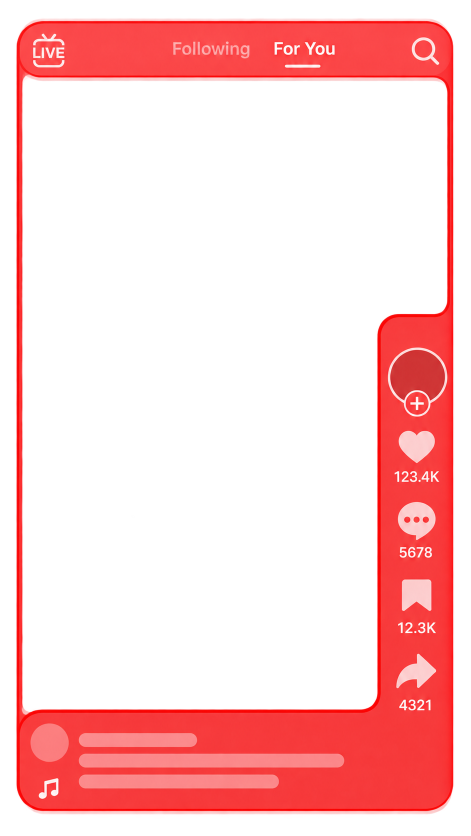
#> input picture 10-Project-6-Sugar-Two-Weeks/source/references/red-zone-canvas.png, 941 x 1672 px (shown at 1/2 size)
$ python audit_safe_area.py
#> lines starting #> are read from the running program, lines starting #| are printed output that depends on the picture; after the words box and inside, x2 and y2 are one past the last pixel; in counts of white or black regions, pixels touching at a corner belong together
from pathlib import Path
import json,numpy as np
from PIL import Image
p=Path(__file__).parent;factor=4;W,H=270,480
im=Image.open(p/'references/red-zone-canvas.png').convert('RGBA').resize((W,H));guide=np.array(im)[:,:,3]>180
#> after `im = Image.open(p / 'references/red-zone-canvas.png').convert('RGBA').`:
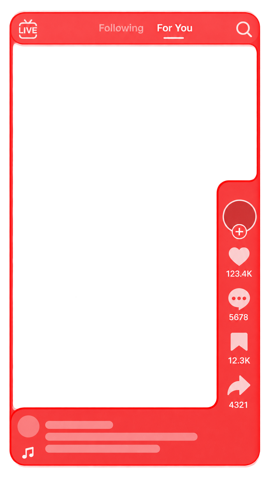
#> im: PIL image 270x480 RGBA; mean R, G, B, A 70.9, 19.2, 19.5, 67; transparent parts drawn white
#> after `guide = np.array(im)[:, :, 3] > 180`:
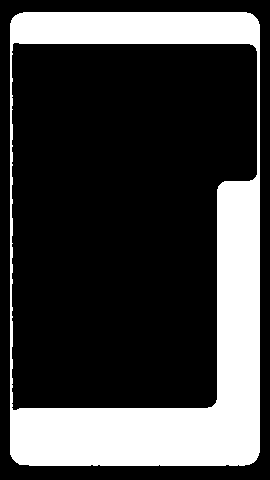
#> guide: shape (480, 270) bool; 25.7% white; 1 white region, box (x1, y1, x2, y2) and area: (10, 12, 260, 466) 33368
cache={};issues=[];essentials=[]
#> (the run stopped early here; a loop or call above may not have finished)
